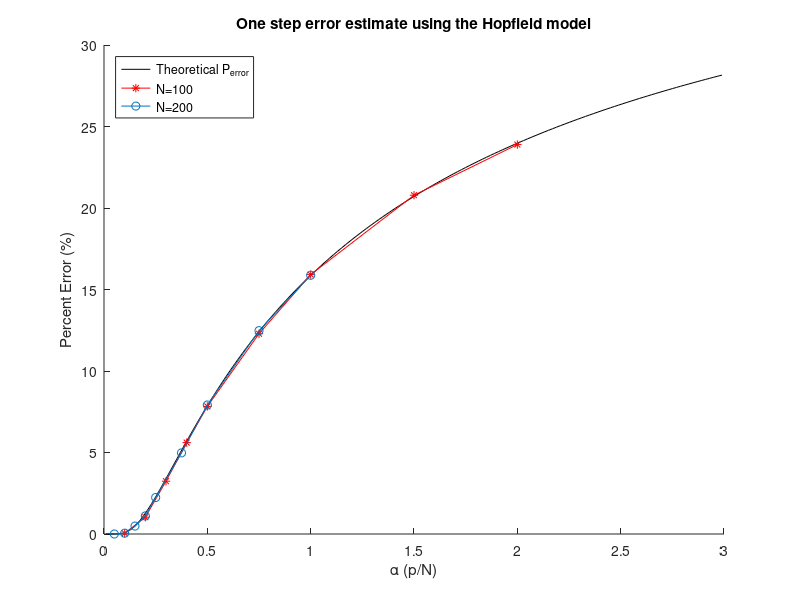

Write MATLAB code to recreate this figure.
% task 1
clc
clear all;
close all

%changeable parameters
nbrTimes = 1000;  %nbr experiments to average over

%parameters
N = [100, 200]; %nbr of bits
P = [10 20 30 40 50 75 100 150 200]; %nbr of patterns
loopLength = ceil(nbrTimes./P); %To ensure that all patterns get an average of 1000 experiments

percentWrong = zeros(length(N), length(P) );    
alpha = zeros(length(N), length(P));

for N_ITERATION = 1:length(N)
    for P_ITERATION = 1:length(P)
        
        totBits = N(N_ITERATION)*P(P_ITERATION);
        alpha(N_ITERATION, P_ITERATION) = P( P_ITERATION )/N( N_ITERATION);
        tot = 0;
        for ITERATION = 1:loopLength(P_ITERATION)
            
            %Create random patterns:
            patterns = sign( round( rand(P( P_ITERATION ), N( N_ITERATION) )) - 0.1 );
            
            
            %Calculate weights
            w = patterns'*patterns/N(N_ITERATION);
            for i = 1: length(w)
                w(i,i) = 0;
            end
            nextPatterns = patterns*w;
            nextPatterns( nextPatterns == 0) = 1; %take care of elements that equal 0
            nextPatterns = sign( nextPatterns );
            
            wrongBits = totBits - sum( sum(nextPatterns == patterns),2);
            tot = tot+wrongBits;
        end
            percentWrong(N_ITERATION, P_ITERATION) = tot/(totBits*loopLength(P_ITERATION)); %get mean of wrong percent
    end
end

%Create throretical P_error
X = [0.01:0.02:3];
Y= zeros(1, length(X));
for i = 1:length(X);
    Y(i) = 1-erf( sqrt(1/(2*X(i))) ); %1/X = N/P
end
Y = Y/2;
%%
hold on
plot(X, Y*100, 'k');
plot(alpha(1,:), percentWrong(1,:)*100, '-*r');
plot(alpha(2,:), percentWrong(2,:)*100, '-o');
title('One step error estimate using the Hopfield model');
ylabel('Percent Error (%)');
xlabel('\alpha (p/N)');
legend('Theoretical P_{error}', 'N=100', 'N=200', 'Location', 'northwest');


